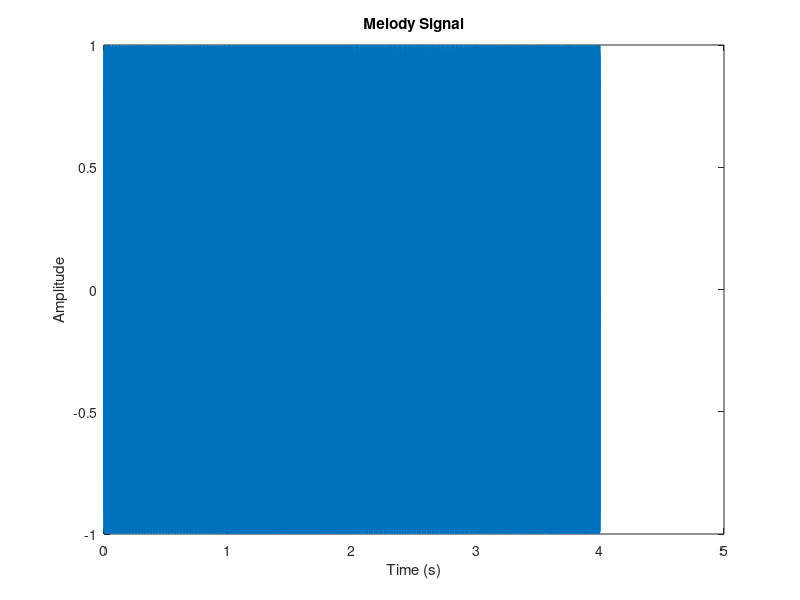

Source code (MATLAB): (Note: this script raises an error after producing the figure.)
fs = 6000;
ts = 1/fs;
t = 0:ts:1;
fr = [1567 1760 1975 1046];
x = zeros(length(fr), length(t));
for i = 1:length(fr)
    x(i, :) = cos(2*pi*fr(i)*t);
end
xx = [x(1, :) x(2, :) x(3, :) x(4, :)];

% Plot the melody signal
time = 0:ts:(length(xx)-1)*ts;
figure;
plot(time, xx);
xlabel('Time (s)');
ylabel('Amplitude');
title('Melody Signal');

% Listen to the melody signal
sound(xx, fs);

% Calculate and plot the amplitude spectrum of the melody signal
spectrum = calculateAmplitudeSpectrum(xx, ts);
frequency = (0:(length(spectrum)-1))/(length(spectrum)*ts);
figure;
plot(frequency, spectrum);
xlabel('Frequency (Hz)');
ylabel('Amplitude');
title('Melody Signal Amplitude Spectrum');
